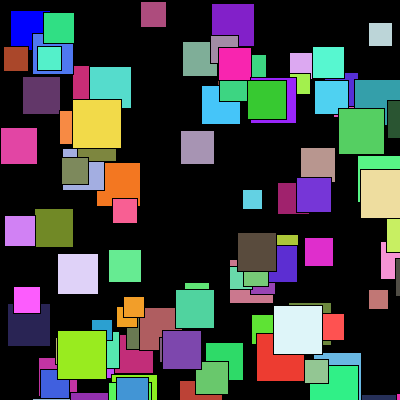
Frame 1 (no input)
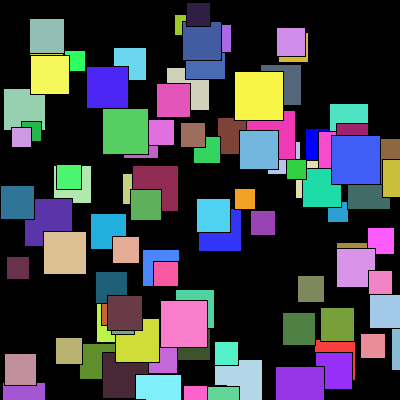
Frame 60 (the mouse pressed at the canvas centre just before this capture)
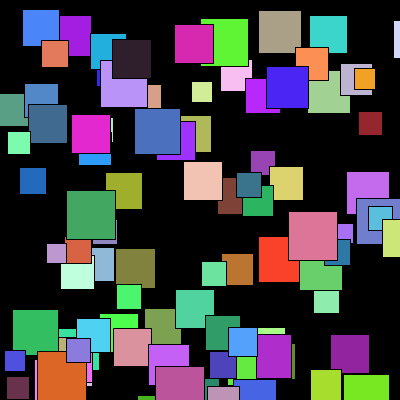
Frame 120 (the mouse held since frame 60 and released just before this capture)

The Processing sketch that drew these frames (run headless with seeded random() and noise(); from frame 60 on, the mouse is pressed at the canvas centre):

// Processing sketch: DVDScreenSaver
// ── DVDScreenSaver.pde
Bouncer dvd = new Bouncer(color(0, 0, 255), 10, 10, 5, 2, 40);

Bouncer[] chaos = new Bouncer[100];

void setup(){
  size(400, 400);
  int index = 0;
  while (index < chaos.length){
    float red = random(30, 256);
     float green = random(30, 256);
     float blue = random(30, 256);
     color myColor = color(red, green, blue);
     
    chaos[index] = new Bouncer(myColor, 
                  (int) random(0, width), 
                  (int) random(0, height), 
                  (int) random(-10, 10), 
                  (int) random(-10, 10), 
                  (int) random(20, 50) );
    index = index + 1;
  }
}

void draw(){
   background(0, 0, 0);
   dvd.see(); 
   dvd.move();
   dvd.bounce();
   
   int index = 0 ;
   while (index < chaos.length){
      chaos[index].see();
      chaos[index].move();
      chaos[index].bounce();
     index = index + 1;
   }
   
}


class Bouncer{
   color myColor;
   int xLoc, yLoc, dx, dy, size;
   
   public Bouncer(color c, int x, int y, int DX, int DY, int s){
     myColor = c;
     xLoc = x;
     yLoc = y;
     dx = DX;
     dy = DY;
     size = s;
   }
   
   void see(){
       fill(myColor);
      rect(xLoc, yLoc, size, size);
      textSize(40);
      //text(":)", xLoc, yLoc);
   }
   
   void move(){
     xLoc = xLoc + dx;
     yLoc = yLoc + dy;
   }
   
   void changeColor(){
     float red = random(30, 256);
     float green = random(30, 256);
     float blue = random(30, 256);
     myColor = color(red, green, blue);
   }
   
   void bounce(){
     if (xLoc + size >= width){
       changeColor();
       dx = -dx;
       
     } else if (xLoc <= 0){
       changeColor();
       dx = -dx; 
      // dy = dy + 3; //changes angle of reflection
     } else if (yLoc <= 0){
        dy = -dy;
        changeColor();
     } else if (yLoc + size >= height){
        dy = -dy;
        changeColor();
     }
   }
   
} //ends the Bouncer class
